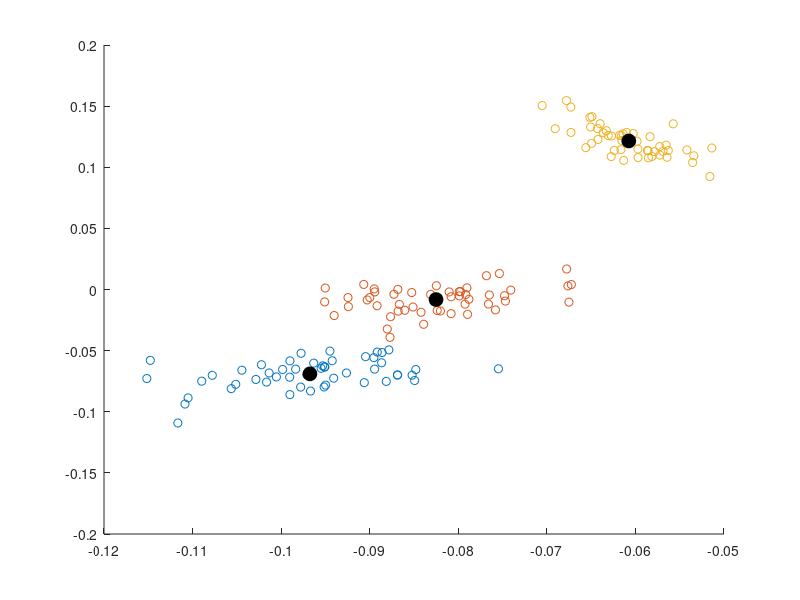

Write the MATLAB code that produced this figure. (Note: this script raises an error after producing the figure.)
clc
clear all
close all

rng(10)

L = load('Data');
D = L.D;
Y = D(:,end);
X = D(:,1:5);

[U,S,V] = svd(X,0);
PHI = V/S;
PHI2 = PHI(:,1:2); %To project onto two dimensions
dS = diag(S);
pv = sum(dS(1:2))/sum(dS);

fig = figure;
hold all
for k = -1:1
    grupo = find(Y==k);
    plot(U(grupo,1),U(grupo,2),'o');
    GX = X(grupo,:);
    CG = cov(GX);
    mG = mean(GX);
    pmG = mG*PHI2;
    plot(pmG(1),pmG(2),'ok','markersize',10 ...
        , 'markerfacecolor','k');   
    m{k+2} = mG;
    C{k+2} = CG;
end

%Cross-Validation
[N,n] = size(X);
Ntra = round(0.7*N); %for training
pos = randperm(N);
Xtra = X(pos(1:Ntra),:);
Xval = X(pos(Ntra+1:end),:);

H = eye(4,5);

%We have 3 clusters
for c=1:3
    mc = m{c};
    Cc = C{c};
    pmc = H*(mc');
    pCc = H*Cc*H';
    
    %normpdf()
end
    
    








eeeeeeee





%Iris-Setosa
indLa = find(Y==1);
US = U(indLa,[1 2]);
XSO = X(indLa,:);
[N,n] = size(XSO);



H = [1 0 0 0;0 0 0 1];



for k = 1:10000
per = randperm(N);
XSP = XSO(per,:);
xe = XSP(end,:); %We let out a single point (can be more)
XS = XSP(1:end-1,:); %We use 1->(N-1) data to train our
%model (fit a Gaussian distribution as prior)

%Mean and Covariance (FIT)
xb = mean(XS);
B  = cov(XS);

%Estimation
sig = 0.01;
eobs = sig*randn(2,1);
y = H*(xe')+eobs;
%Posterior
xa = (inv(B)+(1/sig^2)*H'*H)\(B\(xb')+(1/sig^2)*H'*y);
%Covarianza posterior
Ca = inv(inv(B)+(1/sig^2)*H'*H);

est3 = xa([2 3]);
%var3 = Ca(3,3);
ERR(k) = norm(est3-xe([2 3])',1)/norm(xe([2 3]),1);
end


fig = figure
hist(ERR);










